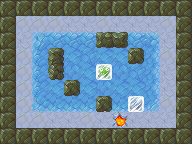

Rendered tile map (Tiled .tmx) drawn with the repository's tilesets; below, a short description and the map source with its tile grids summarised:
An orthogonal 12x9 tile map with 16x16 px tiles, 4 tile layers (Bottom, Floor, FloorTop, Blocks), 5 tilesets.

<map version="1.0" orientation="orthogonal" width="12" height="9" tilewidth="16" tileheight="16">
 <tileset firstgid="1" name="ground" tilewidth="16" tileheight="16">
  <image source="assets/tileset-ground.png" width="48" height="16" />
 </tileset>
 <tileset firstgid="4" name="misc" tilewidth="16" tileheight="16">
  <image source="assets/tileset-misc.png" width="64" height="16" />
  <tile id="3">
   <properties>
    <property name="goal" value="true" />
   </properties>
  </tile>
 </tileset>
 <tileset firstgid="8" name="pushblocks" tilewidth="16" tileheight="16">
  <image source="assets/tileset-pushblocks.png" width="48" height="16" />
  <tile id="1">
   <properties>
    <property name="goal" value="true" />
    <property name="sprite" value="assets/frozen.sprite" />
   </properties>
  </tile>
 </tileset>
 <tileset firstgid="11" name="rocks" tilewidth="16" tileheight="16">
  <properties>
   <property name="collision" value="true" />
  </properties>
  <image source="assets/tileset-rocks.png" width="256" height="48" />
 </tileset>
 <tileset firstgid="59" name="slippery" tilewidth="16" tileheight="16">
  <properties>
   <property name="slippery_block" value="true" />
   <property name="slippery_player" value="true" />
  </properties>
  <image source="assets/tileset-slippery.png" width="256" height="48" />
 </tileset>
 <layer name="Bottom" width="12" height="9">
  <data>[108 cells, 107 non-empty, 2 distinct tile ids]</data>
 </layer>
 <layer name="Floor" width="12" height="9">
  <properties>
   <property name="player_offset_y" value="-1" />
   <property name="player_sprite" value="assets/dino.sprite" />
  </properties>
  <data>[108 cells, 41 non-empty, 12 distinct tile ids]</data>
 </layer>
 <layer name="FloorTop" width="12" height="9">
  <data>[108 cells, 45 non-empty, 6 distinct tile ids]</data>
 </layer>
 <layer name="Blocks" width="12" height="9">
  <data>[108 cells, 2 non-empty, 2 distinct tile ids]</data>
 </layer>
</map>
